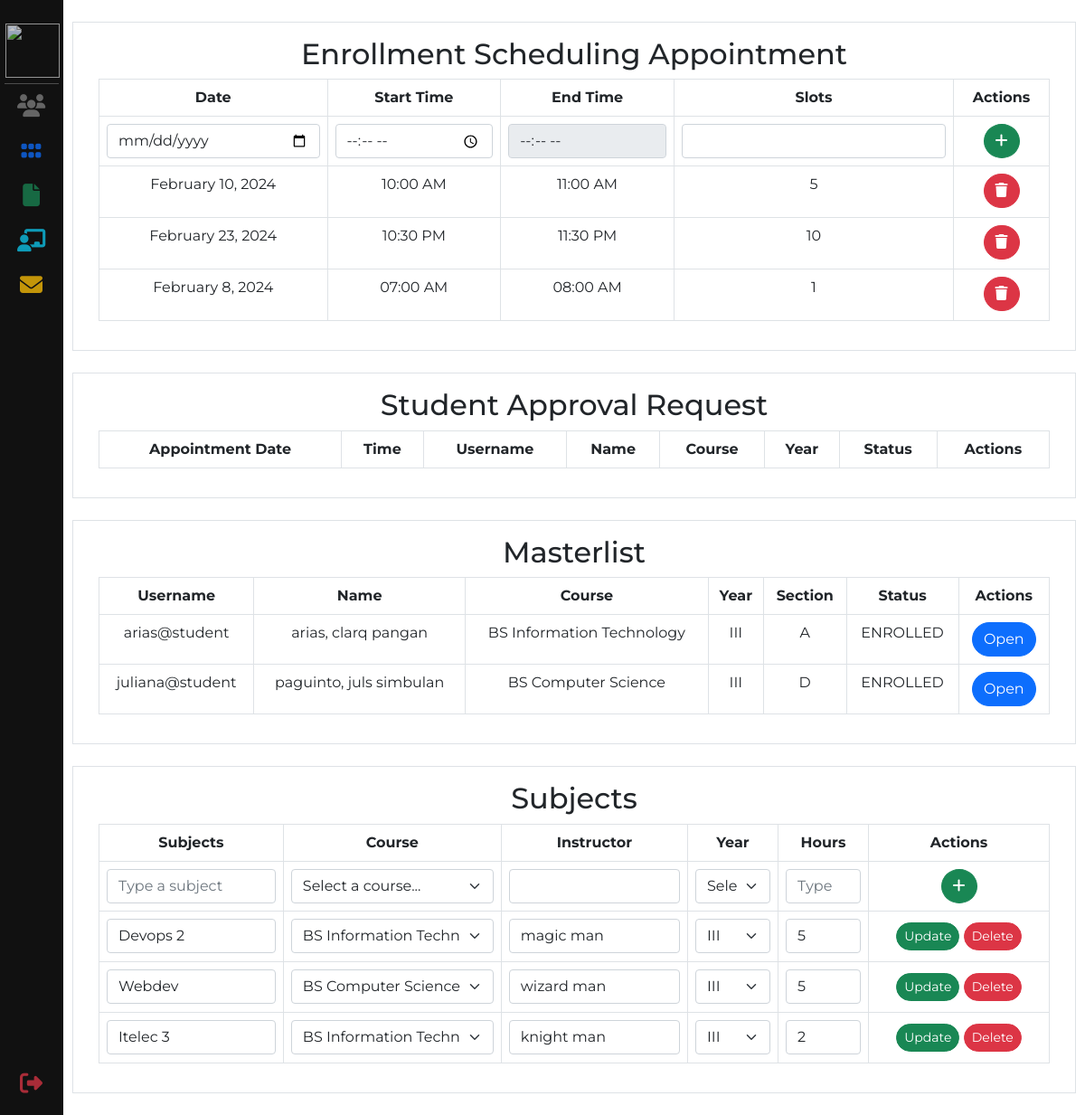
The app's page /admin-files/enrollmentSystem.php (signed in), older data.
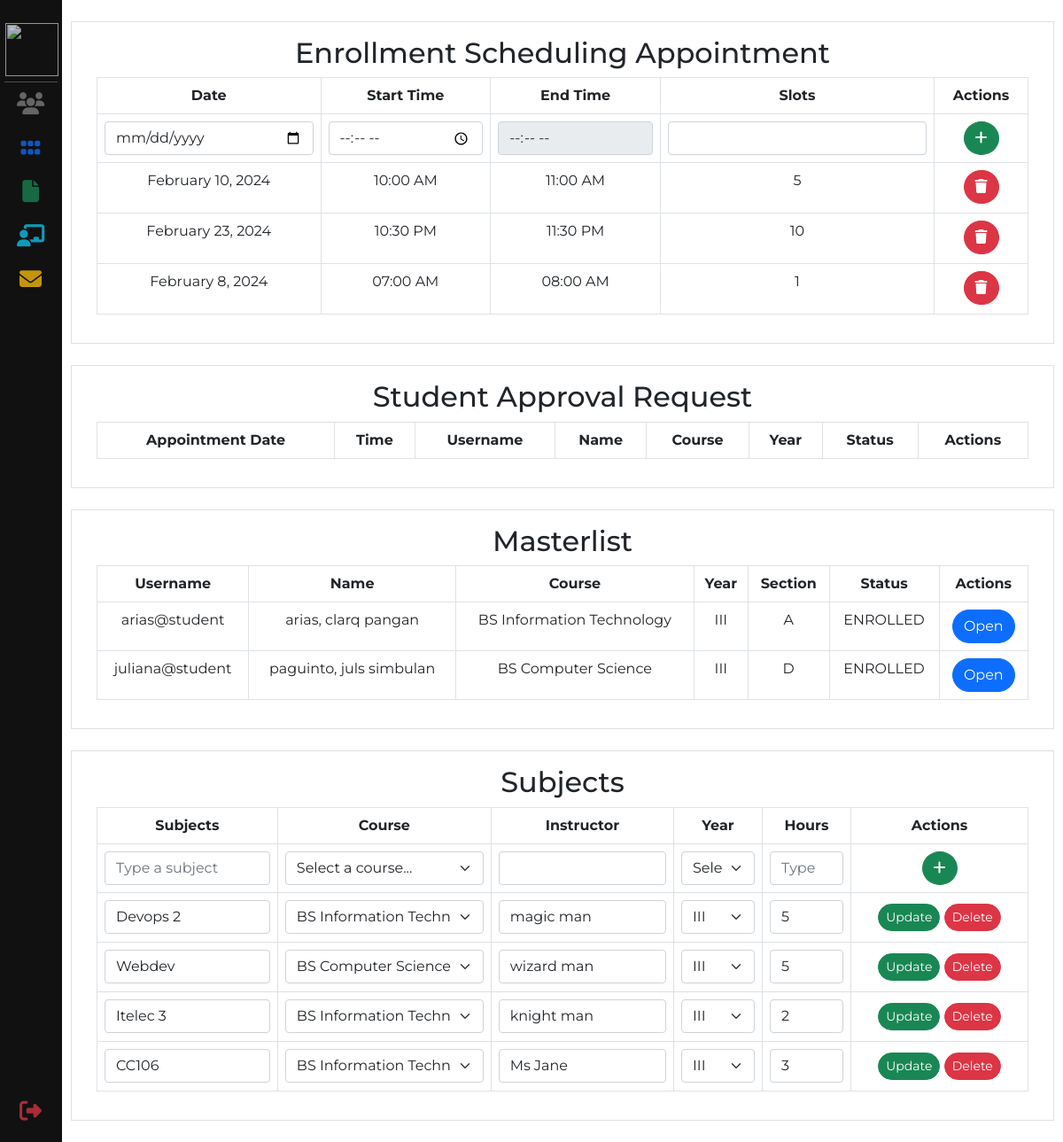
The same page, newer data.
### tables this page shows
CREATE TABLE `tbl_appointment` (
  `appointmentID` int(255) NOT NULL,
  `date` date NOT NULL,
  `start_time` time NOT NULL,
  `slots` int(100) NOT NULL
);

CREATE TABLE `tbl_student` (
  `studentID` int(255) NOT NULL,
  `username` varchar(200) NOT NULL,
  `password` varchar(200) NOT NULL,
  `section` varchar(200) DEFAULT NULL,
  `year` varchar(50) NOT NULL,
  `courseID` int(200) NOT NULL,
  `appointmentID` int(200) NOT NULL,
  `statusID` int(200) NOT NULL
);

CREATE TABLE `tbl_student_info` (
  `student_infoID` int(255) NOT NULL,
  `studentID` int(200) NOT NULL,
  `email` varchar(200) NOT NULL,
  `fName` varchar(200) NOT NULL,
  `lName` varchar(200) NOT NULL,
  `mName` varchar(50) NOT NULL,
  `sex` varchar(200) NOT NULL,
  `bday` date NOT NULL,
  `homeAddress` varchar(200) NOT NULL,
  `phoneNo.` bigint(200) NOT NULL,
  `guardianName` varchar(200) NOT NULL,
  `guardianPhoneNo` bigint(200) NOT NULL,
  `guardianAddress` varchar(200) NOT NULL,
  `elementary` varchar(200) NOT NULL,
  `elementaryYear` int(100) NOT NULL,
  `juniorHigh` varchar(200) NOT NULL,
  `juniorHighYear` int(100) NOT NULL,
  `seniorHigh` varchar(200) NOT NULL,
  `seniorHighYear` int(100) NOT NULL
);

CREATE TABLE `tbl_course` (
  `courseID` int(255) NOT NULL,
  `courseName` varchar(200) NOT NULL
);

CREATE TABLE `tbl_status` (
  `statusID` int(255) NOT NULL,
  `status` varchar(200) NOT NULL
);

CREATE TABLE `tbl_subject` (
  `subjectID` int(255) NOT NULL,
  `subjectName` varchar(200) NOT NULL,
  `courseID` int(255) NOT NULL,
  `instructor` varchar(200) NOT NULL,
  `year` varchar(50) NOT NULL,
  `hours` int(50) NOT NULL
);

### admin-files/enrollmentSystem.php (the view, shortened to what this page needs)
<?php include 'admin-includes/header.php'; ?>
<div class="main">
    <div class="container-fluid border text-center my-4 p-3">
        <h2>Enrollment Scheduling Appointment</h2>
        <div class="container table-responsive">
            <table class="table table-bordered">
                <thead>
                    <tr>
                        <th>Date</th>
                        <th>Start Time</th>
                        <th>End Time</th>
                        <th>Slots</th>
                        <th>Actions</th>
                    </tr>
                </thead>
                <tbody>
                    <form action="../config/appointment_ctrl.php" method="post">
                        <tr>
                            <td>
                                <input type="date" name="appointmentDate" class="form-control">
                            </td>
                            <td>
                                <input type="time" name="startTime" id="startTime" class="form-control"
                                    oninput="calculateEndTime()">
                            </td>
                            <td>
                                <input type="time" name="endTime" id="endTime" class="form-control" readonly>
                            </td>
                            <td>
                                <input type="number" name="slots" class="form-control">
                            </td>
                            <td>
                                <button class="btn btn-success rounded-circle" data-bs-toggle="tooltip"
                                    data-bs-placement="right" title="Add" type="submit" name="addAppointment">
                                    <i class="fa-solid fa-plus"></i>
                                </button>
                            </td>
                        </tr>
                    </form>
                    <?php
                    $AppointmentSql = "SELECT * FROM `tbl_appointment`";
                    $showAppointments = $conn->query($AppointmentSql);
                    while ($row = $showAppointments->fetch_assoc()) {
                        $start_time = strtotime($row['start_time']);
                        $end_time = strtotime('+1 hour', $start_time);
                        ?>
                        <tr>
                            <td>
                                <p>
                                    <?= date('F j, Y', strtotime($row['date'])) ?>
                                </p>
                            </td>
                            <td>
                                <p>
                                    <?= date('h:i A', $start_time) ?>
                                </p>
                            </td>
                            <td>
                                <p>
                                    <?= date('h:i A', $end_time) ?>
                                </p>
                            </td>
                            <td>
                                <p>
                                    <?= $row['slots'] ?>
                                </p>
                            </td>
                            <td><button class="btn btn-danger rounded-pill" data-bs-toggle="modal"
                                    data-bs-target="#DeleteSlotModal<?= $row['appointmentID'] ?>"><i
                                        class="fa-solid fa-trash"></i></button>
                            </td>
                        </tr>
                    <?php }
                    ?>
                </tbody>
            </table>
        </div>
    </div>
    <div class="container-fluid border text-center my-4 p-3">
        <h2>Student Approval Request</h2>
        <div class="container table-responsive">
            <table class="table table-bordered">
                <thead>
                    <tr>
                        <th>Appointment Date</th>
                        <th>Time</th>
                        <th>Username</th>
                        <th>Name</th>
                        <th>Course</th>
                        <th>Year</th>
                        <th>Status</th>
                        <th>Actions</th>
                    </tr>
                </thead>
            </table>
        </div>
    </div>
    <div class="container-fluid border text-center my-4 p-3">
        <h2>Masterlist</h2>
        <div class="container table-responsive">
            <table class="table table-bordered">
                <thead>
                    <tr>
                        <th>Username</th>
                        <th>Name</th>
                        <th>Course</th>
                        <th>Year</th>
                        <th>Section</th>
                        <th>Status</th>
                        <th>Actions</th>
                    </tr>
                </thead>
                <tbody>
                    <?php
                    $masterlist_studentSql = "SELECT *
                        FROM tbl_student
                        INNER JOIN tbl_appointment ON tbl_student.appointmentID = tbl_appointment.appointmentID
                        INNER JOIN tbl_course ON tbl_student.courseID = tbl_course.courseID
                        INNER JOIN tbl_status ON tbl_status.statusID = tbl_student.statusID
                        INNER JOIN tbl_student_info ON tbl_student.studentID = tbl_student_info.studentID
                        WHERE tbl_student.statusID = 2";
                    $result = $conn->query($masterlist_studentSql);
                    while ($row = $result->fetch_assoc()) {
                        ?>
                        <tr>
                            <td><?=$row['username']?></td>
                            <td><?=$row['lName'].', '.$row['fName'].' '.$row['mName']?></td>
                            <td><?=$row['courseName']?></td>
                            <td><?=$row['year']?></td>
                            <td><?=$row['section']?></td>
                            <td><?=$row['status']?></td>
                            <td>
                                <button class="btn btn-primary rounded-pill" data-bs-toggle="modal"
                                    data-bs-target="#OpenStudentMasterlistModal<?=$row['studentID']?>">Open</button>
                            </td>
                        </tr>
                    <?php } ?>
                </tbody>
            </table>
        </div>
    </div>
    <div class="container-fluid border text-center my-4 p-3">
        <h2>Subjects</h2>
        <div class="container table-responsive">
            <table class="table table-bordered">
                <thead>
                    <tr>
                        <th>Subjects</th>
                        <th>Course</th>
                        <th>Instructor</th>
                        <th style="width: 100px;">Year</th>
                        <th style="width: 100px;">Hours</th>
                        <th style="width: 200px;">Actions</th>
                    </tr>
                </thead>
                <tbody>
                    <form action="../config/subject_ctrl.php" method="post">
                        <tr>
                            <td>
                                <input type="text" name="subject" class="form-control" placeholder="Type a subject">
                            </td>
                            <td>
                                <select name="course" class="form-select">
                                    <option selected>Select a course...</option>
                                </select>
                            </td>
                            <td>
                                <input type="text" name="instructor" class="form-control">
                            </td>
                            <td>
                                <select name="year" class="form-select">
                                    <option selected>Select a year level...</option>
                                </select>
                            </td>
                            <td>
                                <input type="number" min="1" name="hours" id="" class="form-control"
                                    placeholder="Type no. of hours">
                            </td>
                            <td><button type="submit" class="btn btn-success rounded-circle" data-bs-toggle="tooltip"
                                    data-bs-placement="right" title="Add" name="btn_addSubject"><i
                                        class="fa-solid fa-plus"></i></button></td>
                        </tr>
                    </form>
                    <?php
                    $subjectSql = 'SELECT * FROM `tbl_subject` INNER JOIN tbl_course WHERE tbl_subject.courseID = tbl_course.courseID';
                    $showSubject = $conn->query($subjectSql);
                    while ($row = $showSubject->fetch_assoc()) {
                        ?>
                        <tr>
                            <form action="../config/subject_ctrl.php" method="post">
                                <td>
                                    <input type="text" name="subject" value="<?= $row['subjectName'] ?>" id=""
                                        class="form-control">
                                </td>
                                <td>
                                    <select name="course" class="form-select">
                                        <?php
                                        $courseSql = "SELECT * FROM `tbl_course`";
                                        $showCourse = $conn->query($courseSql);
                                        while ($row2 = $showCourse->fetch_assoc()) {
                                            ?>
                                            <option value="<?= $row2['courseID'] ?>" <?php if ($row2['courseID'] == $row['courseID']) {
                                                  echo "selected";
                                              } ?>>
                                                <?= $row2['courseName'] ?>
                                            </option>
                                        <?php }
                                        ?>
                                    </select>
                                </td>
                                <td>
                                    <input type="text" name="instructor" value="<?= $row['instructor'] ?>"
                                        class="form-control">
                                </td>
                                <td>
                                    <select name="year" class="form-select">
                                        <option value="III" <?php if ($row['year'] == 'III') {
                                            echo "selected";
                                        } ?>>III</option>
                                    </select>
                                </td>
                                <td>
                                    <input type="number" name="hours" id="" value="<?= $row['hours'] ?>"
                                        class="form-control">
                                </td>
                                <td>
                                    <button type="submit" class="btn btn-success btn-sm  my-1 rounded-pill"
                                        name="btn_updSubject">Update</button>
                                    <button type="button" class="btn btn-danger btn-sm  my-1 rounded-pill"
                                        data-bs-toggle="modal"
                                        data-bs-target="#DeleteSubjectModal<?= $row['subjectID'] ?>">Delete</button>
                                </td>
                            </form>
                        </tr>
                    <?php }
                    ?>
                </tbody>
            </table>
        </div>
    </div>
</div>
<?php include 'admin-includes/footer.php'; ?>

### admin-files/admin-includes/header.php (shortened to what this page needs)
<!DOCTYPE html>
<html lang="en">
<head>
    <link href="https://cdn.jsdelivr.net/npm/bootstrap@5.0.2/dist/css/bootstrap.min.css" rel="stylesheet">
    <link rel="stylesheet" href="..\assets\fontawesome\css\all.css">
    <link rel="stylesheet" href="..\assets\fontawesome\css\regular.css">
    <link rel="stylesheet" href="..\assets\custom\admin-style.css">
    <link rel="stylesheet" href="..\assets\custom\style-custom.css">
</head>
<body>
   <?php include 'sidebar.php'; ?>

### admin-files/admin-includes/sidebar.php (shortened to what this page needs)
<div class="sidenav text-center">
    <a class="" href="#">
        <img src="https://webstockreview.net/images/win-clipart-closed-window-13.png" alt="" width="60" height="60">
    </a>
    <hr class="hr-custom">
    <a href="users_mgt.php" data-bs-toggle="tooltip" data-bs-placement="right" title="Users Management"><i class="fa-solid fa-users"></i></a>
    <a href="cms.php" data-bs-toggle="tooltip" data-bs-placement="right" title="Content Management"><i class="fas fa-grip-horizontal text-primary"></i></a>
    <a href="enrollmentSystem.php" data-bs-toggle="tooltip" data-bs-placement="right" title="Digital Enrollment"><i class="fa-solid fa-file text-success"></i></a>
    <a href="class.php" data-bs-toggle="tooltip" data-bs-placement="right" title="Classroom"><i class="fas fa-chalkboard-teacher text-info"></i></a>
    <a href="inbox.php" data-bs-toggle="tooltip" data-bs-placement="right" title="Inbox"><i class="fa-solid fa-envelope text-warning"></i></a>
    <a class="bottom-icon" href="#" data-bs-toggle="modal" data-bs-target="#LogoutModal"><i class="fa-solid fa-right-from-bracket text-danger"></i></a>
</div>

### admin-files/admin-includes/footer.php
</body>
</html>

### assets/custom/admin-style.css (style rules this page uses)
.sidenav { height: 100%; width: 70px; position: fixed; z-index: 1; top: 0; left: 0; background-color: #111; overflow-x: hidden; padding-top: 20px; }
.sidenav a { padding: 6px 7px 6px 6px; text-decoration: none; font-size: 25px; color: #818181; opacity: .75; display: block; }
.main { margin-left: 70px; padding: 0px 10px; }
.bottom-icon { position: absolute; bottom: 10px; left: 16px; display: block; }
.hr-custom { color: white; margin: 0 5px; }

### assets/custom/style-custom.css (style rules this page uses)
body { font-family: 'Montserrat', sans-serif; }

Row changes from the older to the newer data that the page shows:
added tbl_subject: subject "CC106", course "BS Information Technology", instructor "Ms Jane", year "III", hours "3"
